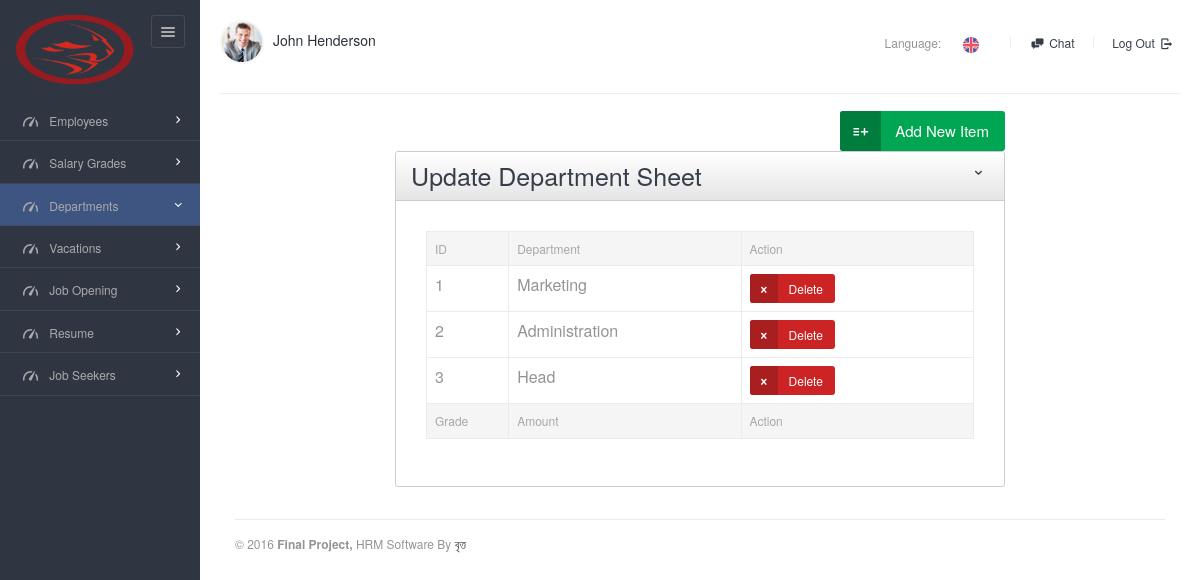
Before: /views/department/index.php with the older database file.
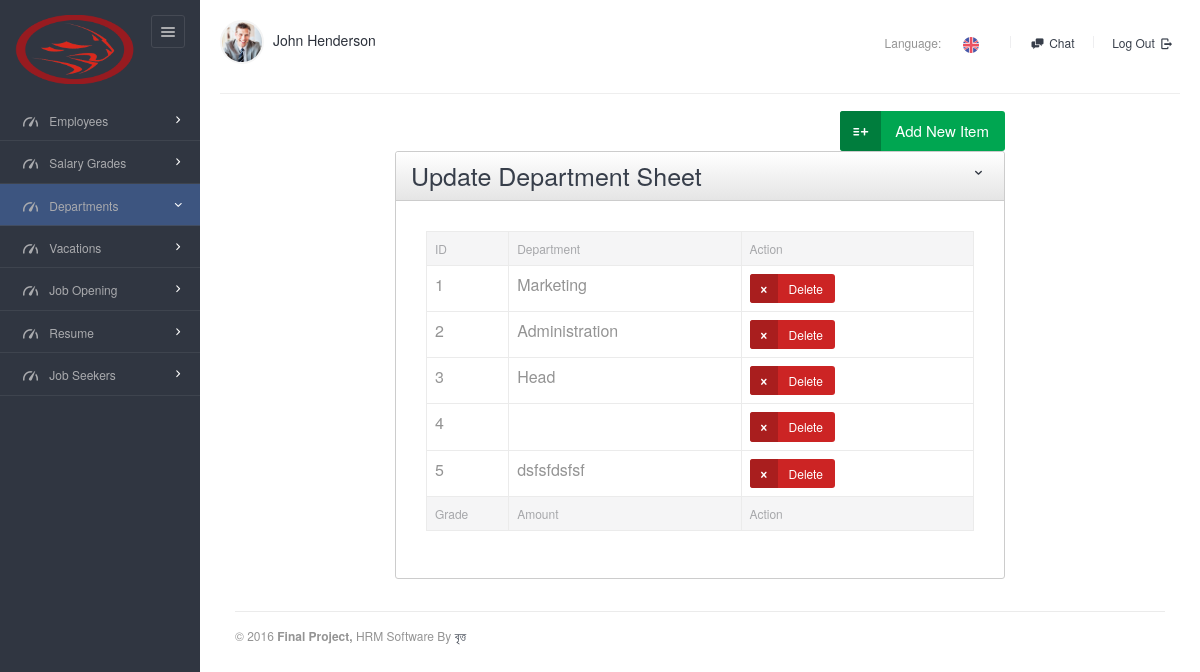
After: the same page with the newer database file.
### tables this page shows
CREATE TABLE `department` (
  `id` int(6) NOT NULL,
  `dept` varchar(100) DEFAULT NULL
);

### src/DB/Database.php (called while the page is built, shortened)
<?php
class Database{
    public function __construct(){
        try {
            $this->connection=new PDO('mysql:host=localhost;dbname=final_project', "root","");
        }
        catch (PDOException $e) {
            echo $e->getMessage();
        }
    }
}

### src/Employee/Employee.php (called while the page is built, shortened)
<?php
class Employee extends DB
{
    public function department($fetchMode="ASSOC"){
        $STH = $this->connection->query('SELECT * from department');
        $fetchMode = strtoupper($fetchMode);
        if(substr_count($fetchMode, "OBJ")>0)   $STH->setFetchMode(PDO::FETCH_OBJ);
        else               $STH->setFetchMode(PDO::FETCH_ASSOC);
        $arrAllData  = $STH->fetchAll();
        return $arrAllData;
    }
}

### views/department/index.php (the view, shortened to what the changed rows need)
<?php
$objEmployee = new Employee();
$recordSet1 = $objEmployee->department("OBJ");
?>
<!DOCTYPE html>
<html lang="en">
<head>
    <link rel="stylesheet" href="../../assets/js/jquery-ui/css/no-theme/jquery-ui-1.10.3.custom.min.css">
    <link rel="stylesheet" href="../../assets/css/font-icons/entypo/css/entypo.css">
    <link rel="stylesheet" href="../../assets/css/bootstrap.css">
    <link rel="stylesheet" href="../../assets/css/core.css">
    <link rel="stylesheet" href="../../assets/css/theme.css">
    <link rel="stylesheet" href="../../assets/css/forms.css">
    <link rel="stylesheet" href="../../assets/css/custom.css">
    <link rel="stylesheet" href="../../assets/css/sabuj.css">
</head>
<body class="page-body" data-url="http://neon.dev">
<div class="page-container">
    <div class="main-content">
        <form role="form" action="../employees/store.php" method="post" enctype="multipart/form-data" class="form-horizontal form-groups-bordered">
            <div class="col-md-8 col-sm-offset-2">
                <div class="panel panel-gradient" data-collapsed="0">
                    <div class="panel-heading">
                        <div class="panel-title"><h2> Update Department Sheet</h2></div>
                    </div>
                    <div class="panel-body">
                        <div class="panel-body">
                            <table class="table table-bordered datatable" id="table-1">
                                <thead>
                                <tr>
                                    <th class="col-lg-1">ID</th>
                                    <th class="col-lg-3">Department</th>
                                    <th class="col-lg-3">Action</th>
                                </tr>
                                </thead>
                                <tbody>
                                <?php foreach($recordSet1 as $data){?>
                                <tr class="odd gradeX">
                                    <td><?php echo $data->id?></td>
                                    <td><?php echo $data->dept?></td>
                                    <td>
                                        <a href="delete.php?id=<?php echo $data->id?>" class="btn btn-danger btn-md btn-icon icon-left" role="button">
                                            <i class="entypo-cancel"></i>
                                            Delete
                                        </a>
                                    </td>
                                    <?php }?>
                                </tr>
                                </tbody>
                                <tfoot>
                                <tr>
                                    <th class="col-lg-1">Grade</th>
                                    <th class="col-lg-3">Amount</th>
                                    <th class="col-lg-3">Action</th>
                                </tfoot>
                            </table>
                        </div>
                    </div>
                </div>
            </div>
        </form>
    </div>
    <link rel="stylesheet" href="../../assets/js/selectboxit/jquery.selectBoxIt.css">
</body>
</html>

Changed rows visible on the page:
added department: id "4"
added department: id "5", dept "dsfsfdsfsf"
